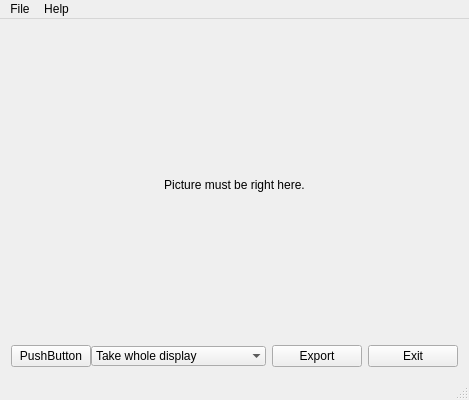
<?xml version="1.0" encoding="UTF-8"?>
<ui version="4.0">
 <class>MainWindow</class>
 <widget class="QMainWindow" name="MainWindow">
  <property name="geometry">
   <rect>
    <x>0</x>
    <y>0</y>
    <width>469</width>
    <height>400</height>
   </rect>
  </property>
  <property name="sizePolicy">
   <sizepolicy hsizetype="Minimum" vsizetype="Minimum">
    <horstretch>0</horstretch>
    <verstretch>0</verstretch>
   </sizepolicy>
  </property>
  <property name="windowTitle">
   <string>MainWindow</string>
  </property>
  <widget class="QWidget" name="centralWidget">
   <property name="sizePolicy">
    <sizepolicy hsizetype="Minimum" vsizetype="Minimum">
     <horstretch>0</horstretch>
     <verstretch>0</verstretch>
    </sizepolicy>
   </property>
   <layout class="QGridLayout" name="gridLayout">
    <item row="3" column="0" colspan="2">
     <layout class="QVBoxLayout" name="verticalLayout">
      <item>
       <layout class="QHBoxLayout" name="horizontalLayout_3">
        <item>
         <widget class="QWidget" name="widget" native="true">
          <layout class="QHBoxLayout" name="horizontalLayout_5">
           <property name="spacing">
            <number>0</number>
           </property>
           <property name="leftMargin">
            <number>0</number>
           </property>
           <property name="topMargin">
            <number>0</number>
           </property>
           <property name="rightMargin">
            <number>0</number>
           </property>
           <property name="bottomMargin">
            <number>0</number>
           </property>
           <item>
            <widget class="QWidget" name="shootBox" native="true">
             <property name="sizePolicy">
              <sizepolicy hsizetype="Preferred" vsizetype="Preferred">
               <horstretch>0</horstretch>
               <verstretch>20</verstretch>
              </sizepolicy>
             </property>
             <layout class="QHBoxLayout" name="horizontalLayout_2">
              <property name="spacing">
               <number>0</number>
              </property>
              <property name="sizeConstraint">
               <enum>QLayout::SetMinimumSize</enum>
              </property>
              <property name="leftMargin">
               <number>0</number>
              </property>
              <property name="topMargin">
               <number>0</number>
              </property>
              <property name="rightMargin">
               <number>0</number>
              </property>
              <property name="bottomMargin">
               <number>0</number>
              </property>
              <item>
               <widget class="QPushButton" name="shootButton">
                <property name="sizePolicy">
                 <sizepolicy hsizetype="Minimum" vsizetype="Maximum">
                  <horstretch>0</horstretch>
                  <verstretch>0</verstretch>
                 </sizepolicy>
                </property>
                <property name="text">
                 <string>PushButton</string>
                </property>
               </widget>
              </item>
              <item>
               <widget class="QComboBox" name="shootMode">
                <property name="enabled">
                 <bool>true</bool>
                </property>
                <property name="sizePolicy">
                 <sizepolicy hsizetype="Fixed" vsizetype="Fixed">
                  <horstretch>16</horstretch>
                  <verstretch>16</verstretch>
                 </sizepolicy>
                </property>
                <property name="minimumSize">
                 <size>
                  <width>0</width>
                  <height>0</height>
                 </size>
                </property>
                <property name="maxVisibleItems">
                 <number>0</number>
                </property>
                <property name="minimumContentsLength">
                 <number>0</number>
                </property>
                <property name="iconSize">
                 <size>
                  <width>16</width>
                  <height>20</height>
                 </size>
                </property>
                <property name="frame">
                 <bool>false</bool>
                </property>
                <item>
                 <property name="text">
                  <string extracomment="2">Take whole display</string>
                 </property>
                </item>
                <item>
                 <property name="text">
                  <string extracomment="0">Take window under mouse</string>
                 </property>
                </item>
                <item>
                 <property name="text">
                  <string extracomment="1">Take display area</string>
                 </property>
                </item>
               </widget>
              </item>
             </layout>
            </widget>
           </item>
          </layout>
         </widget>
        </item>
        <item>
         <widget class="menuButton" name="buttonExport">
          <property name="text">
           <string>Export</string>
          </property>
         </widget>
        </item>
        <item>
         <widget class="QPushButton" name="buttonExit">
          <property name="text">
           <string>Exit</string>
          </property>
         </widget>
        </item>
       </layout>
      </item>
     </layout>
    </item>
    <item row="2" column="0" colspan="2">
     <widget class="QLabel" name="mainPic">
      <property name="sizePolicy">
       <sizepolicy hsizetype="Ignored" vsizetype="Ignored">
        <horstretch>0</horstretch>
        <verstretch>0</verstretch>
       </sizepolicy>
      </property>
      <property name="text">
       <string>Picture must be right here.</string>
      </property>
      <property name="scaledContents">
       <bool>false</bool>
      </property>
      <property name="alignment">
       <set>Qt::AlignCenter</set>
      </property>
     </widget>
    </item>
   </layout>
  </widget>
  <widget class="QMenuBar" name="menuBar">
   <property name="geometry">
    <rect>
     <x>0</x>
     <y>0</y>
     <width>469</width>
     <height>20</height>
    </rect>
   </property>
   <widget class="QMenu" name="menuAbout">
    <property name="title">
     <string>File</string>
    </property>
    <addaction name="actionSettings"/>
    <addaction name="actionExit"/>
   </widget>
   <widget class="QMenu" name="menuHelp">
    <property name="title">
     <string>Help</string>
    </property>
    <addaction name="actionAbout"/>
   </widget>
   <addaction name="menuAbout"/>
   <addaction name="menuHelp"/>
  </widget>
  <widget class="QStatusBar" name="statusBar"/>
  <action name="actionAbout">
   <property name="text">
    <string>About</string>
   </property>
  </action>
  <action name="actionSettings">
   <property name="text">
    <string>Settings</string>
   </property>
  </action>
  <action name="actionExit">
   <property name="text">
    <string>Exit</string>
   </property>
  </action>
 </widget>
 <layoutdefault spacing="6" margin="11"/>
 <customwidgets>
  <customwidget>
   <class>menuButton</class>
   <extends>QPushButton</extends>
   <header>src/menubutton.h</header>
  </customwidget>
 </customwidgets>
 <resources/>
 <connections/>
</ui>
